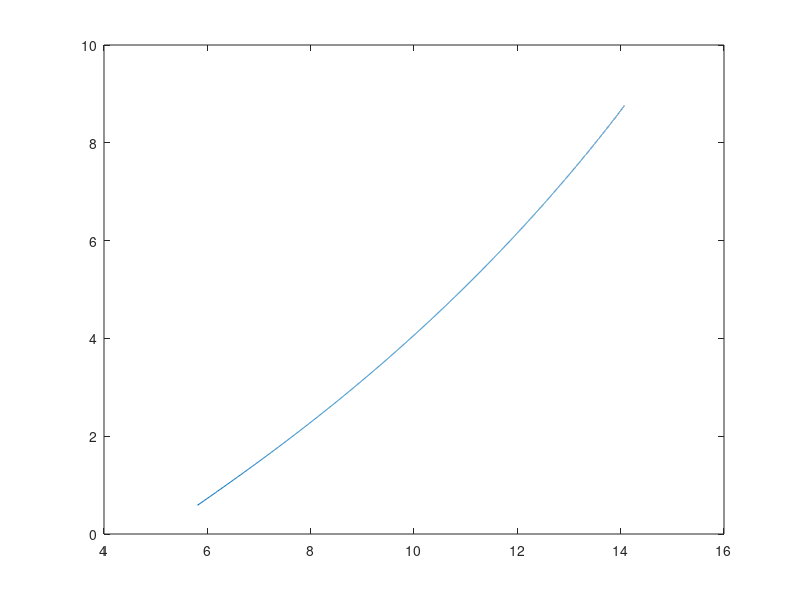

The MATLAB source for this figure: (Note: this script raises an error after producing the figure.)
% differential time/distance taken
dt = 0.01;
% number of samples that will be taken
Nsteps = 10000;
% initialization of arrays (used for other variables such as E1 and E2 so
% to analyze data computer during execution
x = zeros(1,Nsteps);
y = zeros(1,Nsteps);
t = zeros(1,Nsteps);
E_x1 = zeros(1,Nsteps-1);
E_y1 = zeros(1,Nsteps-1);
E_x2 = zeros(1,Nsteps-1);
E_y2 = zeros(1,Nsteps-1);
%position of charges
x_charge1 = -5;
y_charge1 = 0;
x_charge2 = 5;
y_charge2 = 0;
%setting constants used for E-field formula
epsilon = 8.854*10^(-12);
k = 1/(4*pi*epsilon);
% charge values are given
q1 = -1*10^(-9); % charges will be set 1 nC for simplicity
q2 = 1*10^(-9);
%%%%%%%%%%%%%%%%%%%%%%%%%%%%%%%%%%%%%%%%%%%%%%%%%%%%%%%%%%%%%%%%%%%%%%%%%%%
% 2 for loops will be created, each loop will calculate a field line and
% store these values into an array to plot
% splitting positive and negative x values into seperate arrays
%%%%%%%%%%%%%%%%%%%%%%%%%%%%%%%%%%%%%%%%%%%%%%%%%%%%%%%%%%%%%%%%%%%%%%%%%%%
% initial condition for x created (will be moved within the for loop to
% plot field lines to the left of the negative charge
x(1) = x_charge2 + 0.1;
t(1) = 0;
r1 = zeros(1,Nsteps);
r2 = zeros(1,Nsteps);
%number of field lines secondary for loop will use
Nlines = 20;
%for loop to be created that changes the initial conditions
y(1) = -0.3;
%y(1) = y_charge1 - (Nlines + 1)/10;
fprintf('t\tx\ty\n')
%y(1) = y(5) + 0.2;
for i_2 = 1:(Nlines)
    if i_2 <=(Nlines/2)  
        theta = (2*pi/Nlines)*2*i_2;
        x(1) = x_charge2 + cos(theta);
        y(1) = y_charge2 + sin(theta);
    else
        theta = (2*pi/Nlines)*2*i_2;
        x(1) = x_charge1 + cos(theta);
        y(1) = y_charge1 + sin(theta);
    end
for i = 1:(Nsteps-1)
    fprintf('%.3f\t%.3f\t%.3f\n',t(i),x(i),y(i));

    r1(i) = (((x(i) - x_charge1)^2 + (y(i) - y_charge1)^2)^(3/2));
    r2(i) = (((x(i) - x_charge2)^2 + (y(i) - y_charge2)^2)^(3/2));
    
    E_x1(i) = k*q1*(x(i) - x_charge1)/r1(i);
    E_y1(i) = k*q1*(y(i) - y_charge1)/r1(i);
    
    E_x2(i) = k*q2*(x(i) - x_charge2)/r2(i);
    E_y2(i) = k*q2*(y(i) - y_charge2)/r2(i);
    if (x(i) <= x_charge1*0.96)
        x(i+1) = x_charge1;
        y(i+1) = y_charge1;
        t(i+1) = t(i) + dt*t(i);
    else
        x(i+1) = x(i) + dt*(E_x1(i) + E_x2(i));
        y(i+1) = y(i) + dt*(E_y1(i) + E_y2(i));
        t(i+1) = t(i) + dt;
    end
end    
plot(x,y);
hold on;
ax = gca;
ax.XAxisLocation = 'origin';
ax.YAxisLocation = 'origin';
xlabel('x')
ylabel('y')
title('point charge field lines');
end







